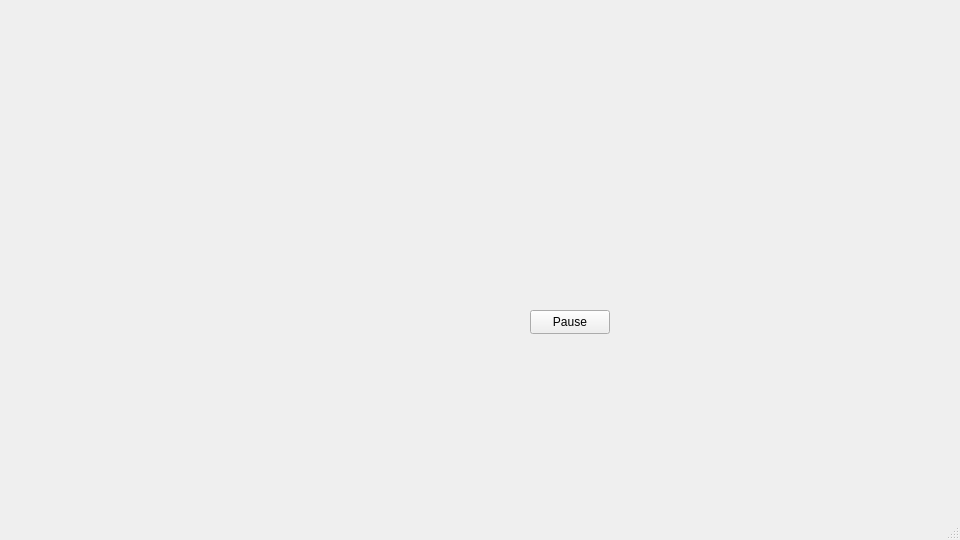
<?xml version="1.0" encoding="UTF-8"?>
<ui version="4.0">
 <class>MainWindow</class>
 <widget class="QMainWindow" name="MainWindow">
  <property name="geometry">
   <rect>
    <x>0</x>
    <y>0</y>
    <width>960</width>
    <height>540</height>
   </rect>
  </property>
  <property name="windowTitle">
   <string>MainWindow</string>
  </property>
  <widget class="QWidget" name="centralwidget">
   <widget class="QPushButton" name="pauseButton">
    <property name="geometry">
     <rect>
      <x>530</x>
      <y>310</y>
      <width>80</width>
      <height>24</height>
     </rect>
    </property>
    <property name="text">
     <string>Pause</string>
    </property>
   </widget>
  </widget>
  <widget class="QMenuBar" name="menubar">
   <property name="geometry">
    <rect>
     <x>0</x>
     <y>0</y>
     <width>960</width>
     <height>21</height>
    </rect>
   </property>
  </widget>
  <widget class="QStatusBar" name="statusbar"/>
 </widget>
 <resources/>
 <connections/>
</ui>
